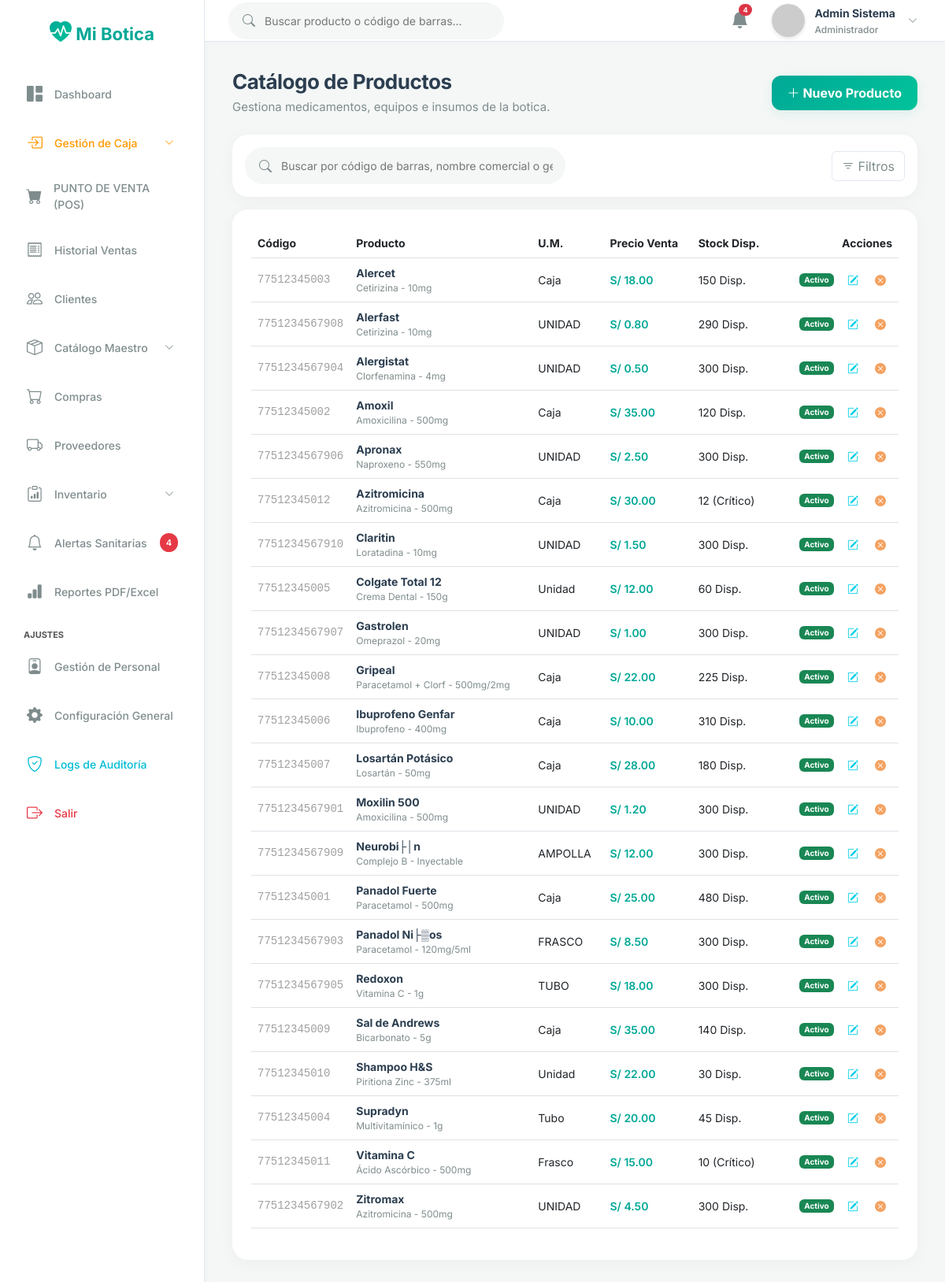
/producto/index (signed in), run on the app's committed database.
### tables this page shows
CREATE TABLE `productos` (
  `id` int NOT NULL AUTO_INCREMENT,
  `codigo_barras` varchar(50) DEFAULT NULL,
  `nombre_generico` varchar(150) NOT NULL,
  `nombre_comercial` varchar(150) NOT NULL,
  `concentracion` varchar(100) DEFAULT NULL,
  `forma_farmaceutica` varchar(100) DEFAULT NULL,
  `id_laboratorio` int DEFAULT NULL,
  `id_categoria` int DEFAULT NULL,
  `precio_compra` decimal(10,2) NOT NULL DEFAULT '0.00',
  `precio_venta` decimal(10,2) NOT NULL DEFAULT '0.00',
  `margen_ganancia` decimal(5,2) NOT NULL DEFAULT '0.00',
  `unidad_medida` varchar(50) DEFAULT NULL,
  `requiere_receta` tinyint(1) DEFAULT '0',
  `stock_actual` int NOT NULL DEFAULT '0',
  `stock_minimo` int NOT NULL DEFAULT '10',
  `estado` tinyint(1) DEFAULT '1',
  `fraccionable` tinyint(1) DEFAULT '0',
  `unidades_por_caja` int DEFAULT '1',
  `unidad_fraccion` varchar(50) DEFAULT NULL,
  `precio_fraccion` decimal(10,2) DEFAULT '0.00',
  PRIMARY KEY (`id`),
  UNIQUE KEY `codigo_barras` (`codigo_barras`),
  KEY `id_laboratorio` (`id_laboratorio`),
  KEY `id_categoria` (`id_categoria`),
  CONSTRAINT `productos_ibfk_1` FOREIGN KEY (`id_laboratorio`) REFERENCES `laboratorios` (`id`) ON DELETE SET NULL,
  CONSTRAINT `productos_ibfk_2` FOREIGN KEY (`id_categoria`) REFERENCES `categorias` (`id`) ON DELETE SET NULL
);

### app/controllers/ProductoController.php (called while the page is built, shortened)
<?php
class ProductoController extends Controller {
    public function index() {
        $modelo = $this->model('Producto');
        $productos = $modelo->getAllAdmin();
        $this->view('productos/index', ['title' => 'Productos', 'productos' => $productos]);
    }
}

### app/core/App.php (called while the page is built, shortened)
<?php
class App {
    protected $method = 'login';
    public function __construct() {
        $url = $this->parseUrl();
        if (isset($url[0]) && file_exists('../app/controllers/' . ucfirst($url[0]) . 'Controller.php')) {
            unset($url[0]);
        }
        $this->controller = new $this->controller;
        if (isset($url[1])) {
            if (method_exists($this->controller, $url[1])) {
                $this->method = $url[1];
                unset($url[1]);
            }
        }
        $this->params = $url ? array_values($url) : [];
        call_user_func_array([$this->controller, $this->method], $this->params);
    }
    public function parseUrl() {
        if (isset($_GET['url'])) {
            return explode('/', filter_var(rtrim($_GET['url'], '/'), FILTER_SANITIZE_URL));
        }
        return [];
    }
}

### public/index.php (called while the page is built, shortened)
<?php
require_once '../app/config/database.php';
require_once '../app/core/App.php';
require_once '../app/core/Controller.php';
$app = new App();

### app/models/Producto.php (called while the page is built, shortened)
<?php
class Producto {
    private $conn;
    public function __construct() {
        $db = new Database();
        $this->conn = $db->getConnection();
    }
    public function getAllAdmin() {
        $query = "SELECT p.*, c.nombre as categoria, l.nombre as laboratorio
                  FROM productos p
                  LEFT JOIN categorias c ON p.id_categoria = c.id
                  LEFT JOIN laboratorios l ON p.id_laboratorio = l.id
                  ORDER BY p.nombre_comercial";
        $stmt = $this->conn->prepare($query);
        $stmt->execute();
        return $stmt->fetchAll(PDO::FETCH_ASSOC);
    }
}

### app/config/database.php (called while the page is built, shortened)
<?php
class Database {
    private $host = "localhost";
    private $db_name = "botica_db";
    private $username = "root";
    private $password = "";
    public function getConnection() {
        $this->conn = null;
        try {
            $this->conn = new PDO("mysql:host=" . $this->host . ";dbname=" . $this->db_name . ";charset=utf8mb4", $this->username, $this->password);
            $this->conn->exec("SET NAMES utf8mb4");
        } catch(PDOException $exception) {
            error_log("Error de conexión a la base de datos: " . $exception->getMessage());
            die("No se pudo conectar con la base de datos. Intente nuevamente más tarde.");
        }
        return $this->conn;
    }
}
?>

### app/views/productos/index.php (the view, shortened to what this page needs)
<div class="page-content">
    <div class="d-flex justify-content-between align-items-center mb-4">
        <div>
            <h1 class="page-title">Catálogo de Productos</h1>
            <div class="page-subtitle">Gestiona medicamentos, equipos e insumos de la botica.</div>
        </div>
        <a href="<?php echo BASE_URL; ?>producto/create" class="btn-primary-custom" style="width: auto; padding: 10px 20px; text-decoration: none; display: inline-block;">
            <i class="bi bi-plus-lg"></i> Nuevo Producto
        </a>
    </div>
    <div class="card-metric mb-3 p-3">
        <div class="row align-items-center">
            <div class="col-md-6">
                <div class="search-box w-100">
                    <i class="bi bi-search"></i>
                    <input type="text" id="searchInput" onkeyup="tableSearch()" placeholder="Buscar por código de barras, nombre comercial o genérico...">
                </div>
            </div>
            <div class="col-md-2 offset-md-4 text-end">
                <button class="btn btn-outline-secondary" style="color: var(--text-secondary); border-color: var(--border-color);"><i class="bi bi-filter"></i> Filtros</button>
            </div>
        </div>
    </div>
    <div class="card-metric">
        <div class="table-responsive">
            <table class="table table-hover align-middle" id="productosTable" style="width: 100%; font-size: 14px;">
                <thead>
                    <tr>
                        <th width="120">Código</th>
                        <th>Producto</th>
                        <th>U.M.</th>
                        <th>Precio Venta</th>
                        <th>Stock Disp.</th>
                        <th width="160" class="text-end">Acciones</th>
                    </tr>
                </thead>
                <tbody>
                    <?php if(empty($data['productos'])): ?>
                    <tr><td colspan="6" class="text-center text-muted">No hay productos registrados</td></tr>
                    <?php else: ?>
                    <?php foreach($data['productos'] as $prod): ?>
                    <tr>
                        <td style="color:#A0A0A0; font-family:monospace;"><?php echo htmlspecialchars($prod['codigo_barras']); ?></td>
                        <td>
                            <div style="font-weight:700; color:var(--text-primary);"><?php echo htmlspecialchars($prod['nombre_comercial']); ?></div>
                            <div style="font-size:12px; color:var(--text-secondary);">
                                <?php echo htmlspecialchars($prod['nombre_generico']); ?>
                                <?php echo $prod['concentracion'] ? ' - ' . htmlspecialchars($prod['concentracion']) : ''; ?>
                            </div>
                        </td>
                        <td><?php echo htmlspecialchars($prod['unidad_medida']); ?></td>
                        <td style="font-weight:600; color:var(--accent-primary);">S/ <?php echo number_format($prod['precio_venta'], 2); ?></td>
                        <td>
                            <?php if($prod['stock_actual'] <= $prod['stock_minimo']): ?>
                                <span class="badge-status status-pending"><?php echo $prod['stock_actual']; ?> (Crítico)</span>
                            <?php else: ?>
                                <span class="badge-status status-delivered"><?php echo $prod['stock_actual']; ?> Disp.</span>
                            <?php endif; ?>
                        </td>
                        <td class="text-end">
                            <?php if(isset($prod['estado']) && $prod['estado'] == 0): ?>
                                <span class="badge bg-secondary me-1" style="font-size: 10px;">Inactivo</span>
                                <a href="<?php echo BASE_URL; ?>producto/edit/<?php echo $prod['id']; ?>" class="btn btn-sm" style="color: #00CFE8;" title="Editar">
                                    <i class="bi bi-pencil-square"></i>
                                </a>
                                <form action="<?php echo BASE_URL; ?>producto/toggle/<?php echo $prod['id']; ?>" method="POST" style="display:inline;" onsubmit="return confirm('¿Seguro que deseas activar este producto para su venta?');">
                                    <input type="hidden" name="csrf_token" value="<?php echo htmlspecialchars($_SESSION['csrf_token'], ENT_QUOTES, 'UTF-8'); ?>">
                                    <button type="submit" class="btn btn-sm" style="color: var(--success); background:none; border:none;" title="Activar Producto">
                                        <i class="bi bi-check-circle-fill"></i>
                                    </button>
                                </form>
                            <?php else: ?>
                                <span class="badge bg-success me-1" style="font-size: 10px;">Activo</span>
                                <a href="<?php echo BASE_URL; ?>producto/edit/<?php echo $prod['id']; ?>" class="btn btn-sm" style="color: #00CFE8;" title="Editar">
                                    <i class="bi bi-pencil-square"></i>
                                </a>
                                <form action="<?php echo BASE_URL; ?>producto/toggle/<?php echo $prod['id']; ?>" method="POST" style="display:inline;" onsubmit="return confirm('¿Seguro que deseas desactivar este producto? Ya no aparecerá en el POS.');">
                                    <button type="submit" class="btn btn-sm" style="color: var(--warning); background:none; border:none;" title="Desactivar Producto">
                                        <i class="bi bi-x-circle-fill"></i>
                                    </button>
                                </form>
                            <?php endif; ?>
                        </td>
                    </tr>
                    <?php endforeach; ?>
                    <?php endif; ?>
                </tbody>
            </table>
        </div>
    </div>
</div>

### public/css/style.css (style rules this page uses)
:root { --bg-dark: #F4F7F6; --bg-card: #FFFFFF; --text-primary: #2C3E50; --text-secondary: #7F8C8D; --accent-primary: #00A896; --accent-hover: #028090; --accent-light: rgba(0, 168, 150, 0.1); --success: #02C39A; --success-bg: rgba(2, 195, 154, 0.1); --danger: #E63946; --danger-bg: rgba(230, 57, 70, 0.1); --warning: #F4A261; --border-color: #E2E8F0; }
body { font-family: 'Inter', sans-serif; background-color: var(--bg-dark); color: var(--text-primary); margin: 0; overflow-x: hidden; }
.search-box { position: relative; width: 350px; }
.search-box input { width: 100%; padding: 12px 15px 12px 45px; background-color: var(--bg-dark); border: 1px solid transparent; border-radius: 25px; color: var(--text-primary); outline: none; font-size: 14px; transition: border 0.3s, box-shadow 0.3s; }
.search-box i { position: absolute; left: 18px; top: 50%; transform: translateY(-50%); color: var(--text-secondary); font-size: 16px; }
.page-content { padding: 35px; }
.page-title { font-size: 26px; font-weight: 700; color: var(--text-primary); margin: 0; letter-spacing: -0.5px; }
.page-subtitle { font-size: 15px; color: var(--text-secondary); margin-top: 5px; }
.card-metric { background-color: var(--bg-card); border-radius: 20px; padding: 24px; border: none; box-shadow: 0 4px 20px rgba(0, 0, 0, 0.04); transition: transform 0.3s ease, box-shadow 0.3s ease; }
.btn-primary-custom { width: 100%; padding: 14px; background: linear-gradient(135deg, var(--accent-primary), var(--success)); color: white; border: none; border-radius: 12px; font-size: 16px; font-weight: 700; cursor: pointer; transition: transform 0.2s, box-shadow 0.3s; font-family: 'Inter'; box-shadow: 0 4px 15px var(--accent-light); }

### data on the page
productos: codigo_barras "77512345003", nombre_comercial "Alercet", nombre_generico "Cetirizina", concentracion "10mg", unidad_medida "Caja", precio_venta "18.00", stock_actual "150"
productos: codigo_barras "7751234567908", nombre_comercial "Alerfast", nombre_generico "Cetirizina", concentracion "10mg", unidad_medida "UNIDAD", precio_venta "0.80", stock_actual "290"
productos: codigo_barras "7751234567904", nombre_comercial "Alergistat", nombre_generico "Clorfenamina", concentracion "4mg", unidad_medida "UNIDAD", precio_venta "0.50", stock_actual "300"
productos: codigo_barras "77512345002", nombre_comercial "Amoxil", nombre_generico "Amoxicilina", concentracion "500mg", unidad_medida "Caja", precio_venta "35.00", stock_actual "120"
productos: codigo_barras "7751234567906", nombre_comercial "Apronax", nombre_generico "Naproxeno", concentracion "550mg", unidad_medida "UNIDAD", precio_venta "2.50", stock_actual "300"
productos: codigo_barras "77512345012", nombre_comercial "Azitromicina", nombre_generico "Azitromicina", concentracion "500mg", unidad_medida "Caja", precio_venta "30.00", stock_actual "12"
productos: codigo_barras "7751234567910", nombre_comercial "Claritin", nombre_generico "Loratadina", concentracion "10mg", unidad_medida "UNIDAD", precio_venta "1.50", stock_actual "300"
productos: codigo_barras "77512345005", nombre_comercial "Colgate Total 12", nombre_generico "Crema Dental", concentracion "150g", unidad_medida "Unidad", precio_venta "12.00", stock_actual "60"
productos: codigo_barras "7751234567907", nombre_comercial "Gastrolen", nombre_generico "Omeprazol", concentracion "20mg", unidad_medida "UNIDAD", precio_venta "1.00", stock_actual "300"
productos: codigo_barras "77512345008", nombre_comercial "Gripeal", nombre_generico "Paracetamol + Clorf", concentracion "500mg/2mg", unidad_medida "Caja", precio_venta "22.00", stock_actual "225"
productos: codigo_barras "77512345006", nombre_comercial "Ibuprofeno Genfar", nombre_generico "Ibuprofeno", concentracion "400mg", unidad_medida "Caja", precio_venta "10.00", stock_actual "310"
productos: codigo_barras "77512345007", nombre_comercial "Losartán Potásico", nombre_generico "Losartán", concentracion "50mg", unidad_medida "Caja", precio_venta "28.00", stock_actual "180"
productos: codigo_barras "7751234567901", nombre_comercial "Moxilin 500", nombre_generico "Amoxicilina", concentracion "500mg", unidad_medida "UNIDAD", precio_venta "1.20", stock_actual "300"
productos: codigo_barras "7751234567909", nombre_comercial "Neurobi├│n", nombre_generico "Complejo B", concentracion "Inyectable", unidad_medida "AMPOLLA", precio_venta "12.00", stock_actual "300"
productos: codigo_barras "77512345001", nombre_comercial "Panadol Fuerte", nombre_generico "Paracetamol", concentracion "500mg", unidad_medida "Caja", precio_venta "25.00", stock_actual "480"
productos: codigo_barras "7751234567903", nombre_comercial "Panadol Ni├▒os", nombre_generico "Paracetamol", concentracion "120mg/5ml", unidad_medida "FRASCO", precio_venta "8.50", stock_actual "300"
productos: codigo_barras "7751234567905", nombre_comercial "Redoxon", nombre_generico "Vitamina C", concentracion "1g", unidad_medida "TUBO", precio_venta "18.00", stock_actual "300"
productos: codigo_barras "77512345009", nombre_comercial "Sal de Andrews", nombre_generico "Bicarbonato", concentracion "5g", unidad_medida "Caja", precio_venta "35.00", stock_actual "140"
productos: codigo_barras "77512345010", nombre_comercial "Shampoo H&S", nombre_generico "Piritiona Zinc", concentracion "375ml", unidad_medida "Unidad", precio_venta "22.00", stock_actual "30"
productos: codigo_barras "77512345004", nombre_comercial "Supradyn", nombre_generico "Multivitamínico", concentracion "1g", unidad_medida "Tubo", precio_venta "20.00", stock_actual "45"
productos: codigo_barras "77512345011", nombre_comercial "Vitamina C", nombre_generico "Ácido Ascórbico", concentracion "500mg", unidad_medida "Frasco", precio_venta "15.00", stock_actual "10"
productos: codigo_barras "7751234567902", nombre_comercial "Zitromax", nombre_generico "Azitromicina", concentracion "500mg", unidad_medida "UNIDAD", precio_venta "4.50", stock_actual "300"

### other printed values
$_totalNotifs "4"
$_SESSION['nombre'] "Admin Sistema"
$roles[$_SESSION['rol_id'] ?? 1] "Administrador"
